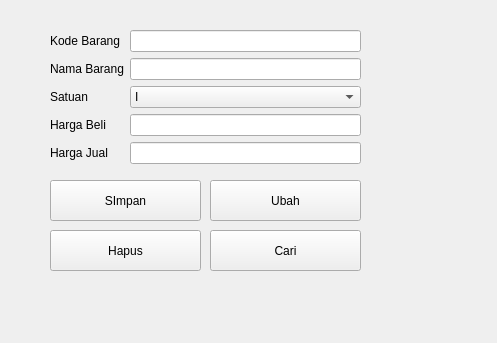
<?xml version="1.0" encoding="UTF-8"?>
<ui version="4.0">
 <class>FormBarang</class>
 <widget class="QWidget" name="FormBarang">
  <property name="geometry">
   <rect>
    <x>0</x>
    <y>0</y>
    <width>497</width>
    <height>343</height>
   </rect>
  </property>
  <property name="windowTitle">
   <string>Form</string>
  </property>
  <widget class="QPushButton" name="pushButton_3">
   <property name="geometry">
    <rect>
     <x>210</x>
     <y>230</y>
     <width>151</width>
     <height>41</height>
    </rect>
   </property>
   <property name="text">
    <string>Cari</string>
   </property>
  </widget>
  <widget class="QPushButton" name="pushButton">
   <property name="geometry">
    <rect>
     <x>50</x>
     <y>180</y>
     <width>151</width>
     <height>41</height>
    </rect>
   </property>
   <property name="text">
    <string>SImpan</string>
   </property>
  </widget>
  <widget class="QPushButton" name="pushButton_4">
   <property name="geometry">
    <rect>
     <x>50</x>
     <y>230</y>
     <width>151</width>
     <height>41</height>
    </rect>
   </property>
   <property name="text">
    <string>Hapus</string>
   </property>
  </widget>
  <widget class="QPushButton" name="pushButton_2">
   <property name="geometry">
    <rect>
     <x>210</x>
     <y>180</y>
     <width>151</width>
     <height>41</height>
    </rect>
   </property>
   <property name="text">
    <string>Ubah</string>
   </property>
  </widget>
  <widget class="QWidget" name="formLayoutWidget">
   <property name="geometry">
    <rect>
     <x>50</x>
     <y>30</y>
     <width>311</width>
     <height>141</height>
    </rect>
   </property>
   <layout class="QFormLayout" name="formLayout">
    <item row="0" column="0">
     <widget class="QLabel" name="kode_barangLabel">
      <property name="text">
       <string>Kode Barang</string>
      </property>
     </widget>
    </item>
    <item row="0" column="1">
     <widget class="QLineEdit" name="kode_barangLineEdit"/>
    </item>
    <item row="1" column="0">
     <widget class="QLabel" name="nama_barangLabel">
      <property name="text">
       <string>Nama Barang</string>
      </property>
     </widget>
    </item>
    <item row="1" column="1">
     <widget class="QLineEdit" name="nama_barangLineEdit"/>
    </item>
    <item row="2" column="0">
     <widget class="QLabel" name="satuanLabel">
      <property name="text">
       <string>Satuan</string>
      </property>
     </widget>
    </item>
    <item row="2" column="1">
     <widget class="QComboBox" name="satuanComboBox">
      <item>
       <property name="text">
        <string>I</string>
       </property>
      </item>
      <item>
       <property name="text">
        <string>II</string>
       </property>
      </item>
      <item>
       <property name="text">
        <string>III</string>
       </property>
      </item>
      <item>
       <property name="text">
        <string>IV</string>
       </property>
      </item>
     </widget>
    </item>
    <item row="3" column="0">
     <widget class="QLabel" name="harga_beliLabel">
      <property name="text">
       <string>Harga Beli</string>
      </property>
     </widget>
    </item>
    <item row="3" column="1">
     <widget class="QLineEdit" name="harga_beliLineEdit"/>
    </item>
    <item row="4" column="0">
     <widget class="QLabel" name="harga_jualLabel">
      <property name="text">
       <string>Harga Jual</string>
      </property>
     </widget>
    </item>
    <item row="4" column="1">
     <widget class="QLineEdit" name="harga_jualLineEdit"/>
    </item>
   </layout>
  </widget>
 </widget>
 <resources/>
 <connections/>
</ui>
